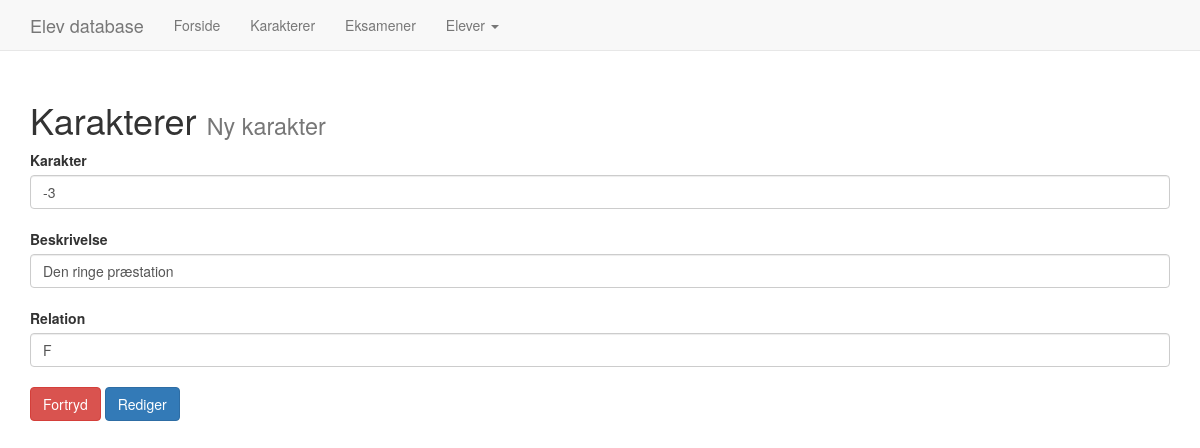
/editGrade.php?id=1, run on the app's committed database.
### tables this page shows
CREATE TABLE `grade` (
  `id` int(11) NOT NULL,
  `grade` int(11) NOT NULL,
  `description` text NOT NULL,
  `relate` varchar(16) NOT NULL
);

### editGrade.php (the view, shortened to what this page needs)
<!DOCTYPE html>
<html>
<head>
	<link href="css/bootstrap.min.css" rel="stylesheet">
</head>
<body>
	<?php
		include('dbcon.php');
		$result = $con->query("SELECT * FROM grade WHERE id=" . $_GET['id']);
		$data = $result->fetch_object();
	?>
	<div class="container">
		<?php include('nav.php'); ?>
		<h1>Karakterer&nbsp;<small>Ny karakter</small></h1>
		<form method="POST">
			<label>Karakter</label>
			<input type="Number" class="form-control" name="grade" value="<?php echo $data->grade; ?>" required>
			<br>
			<label>Beskrivelse</label>
			<input type="text" class="form-control" name="description" value="<?php echo $data->description; ?>" required>
			<br>
			<label>Relation</label>
			<input type="text" class="form-control" name="relate" value="<?php echo $data->relate; ?>" required>
			<br>
			<a href="grades.php" class="btn btn-danger">Fortryd</a>
			<input type="submit" name="submit" class="btn btn-primary" value="Rediger">
		</form>
	</div>
</body>
</html>

### data on the page
grade: grade "-3", description "Den ringe præstation", relate "F"
